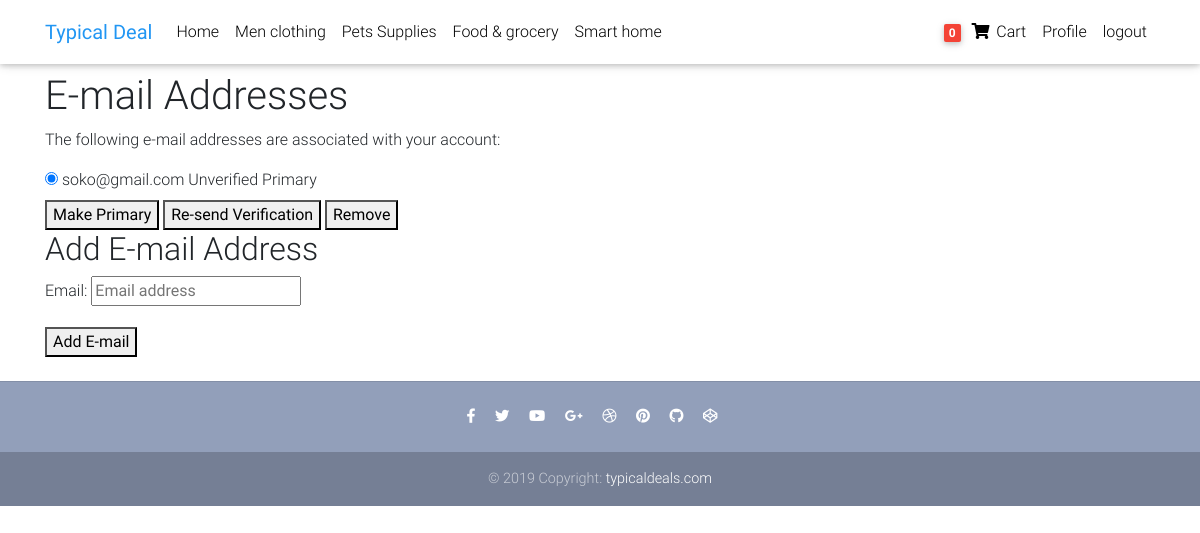
Page /accounts/email/ (signed in) on the committed database.
### products/models.py (models this page shows)
class Category (models.Model):
    name = models.CharField(max_length=200)
    pramry_category = models.BooleanField(default=False)
    def __str__(self):
        return self.name

### products/templatetags/cart_count.py (called while the page is built)
@register.filter
def counter(user):
    order = Order.objects.filter(user=user, ordered=False)
    if order.exists():
        return order[0].order_items.count()
    else:
        return 0

### products/templatetags/main_m.py (called while the page is built)
@register.inclusion_tag('products/navbar.html')
def Ctegories():
    context = {
        'tagscategories': Category.objects.all(),
         }
    return context

### templates/account/email.html (shortened to what this page needs)
{% extends "account/base.html" %}
{% load i18n %}
{% block content %}
    <h1>{% trans "E-mail Addresses" %}</h1>
{% if user.emailaddress_set.all %}
<p>{% trans 'The following e-mail addresses are associated with your account:' %}</p>
<form action="{% url 'account_email' %}" class="email_list" method="post">
<fieldset class="blockLabels">
  {% for emailaddress in user.emailaddress_set.all %}
<div class="ctrlHolder">
      <label for="email_radio_{{forloop.counter}}" class="{% if emailaddress.primary %}primary_email{%endif%}">
      <input id="email_radio_{{forloop.counter}}" type="radio" name="email" {% if emailaddress.primary or user.emailaddress_set.count == 1 %}checked="checked"{%endif %} value="{{emailaddress.email}}"/>
{{ emailaddress.email }}
    {% if emailaddress.verified %}
    <span class="verified">{% trans "Verified" %}</span>
    {% else %}
    <span class="unverified">{% trans "Unverified" %}</span>
    {% endif %}
      {% if emailaddress.primary %}<span class="primary">{% trans "Primary" %}</span>{% endif %}
</label>
</div>
  {% endfor %}
<div class="buttonHolder">
      <button class="secondaryAction" type="submit" name="action_primary" >{% trans 'Make Primary' %}</button>
      <button class="secondaryAction" type="submit" name="action_send" >{% trans 'Re-send Verification' %}</button>
      <button class="primaryAction" type="submit" name="action_remove" >{% trans 'Remove' %}</button>
</div>
</fieldset>
</form>
{% else %}
<p><strong>{% trans 'Warning:'%}</strong> {% trans "You currently do not have any e-mail address set up. You should really add an e-mail address so you can receive notifications, reset your password, etc." %}</p>
{% endif %}
    <h2>{% trans "Add E-mail Address" %}</h2>
    <form method="post" action="{% url 'account_email' %}" class="add_email">
        {{ form.as_p }}
        <button name="action_add" type="submit">{% trans "Add E-mail" %}</button>
    </form>
{% endblock %}

### products/templates/products/base.html (shortened to what this page needs)
{% load static %}
{% load cart_count %}
{% load main_m %}
<!DOCTYPE html>
<html lang="en">
<head>
  <link rel="stylesheet" href="https://use.fontawesome.com/releases/v5.11.2/css/all.css">
  <link href="{% static 'products/css/bootstrap.min.css' %}" rel="stylesheet">
  <link href="{% static 'products/css/mdb.min.css' %}" rel="stylesheet %}" >
  <link href="{% static 'products/css/style.min.css' %}" rel="stylesheet %}">
</head>
<body>
  <nav class="navbar fixed-top navbar-expand-lg navbar-light white scrolling-navbar">
    <div class="container">
      <a class="navbar-brand " href="{% url 'core:home' %}" >
        <strong class="blue-text">Typical Deal</strong>
      </a>
      <div class="collapse navbar-collapse" id="navbarSupportedContent">
        <ul class="navbar-nav mr-auto">
          <li class="nav-item ">
            <a class="nav-link waves-effect" href="{% url 'core:home' %}" >Home
            </a>
          </li>
          {% Ctegories %}
        </ul>
        <ul class="navbar-nav nav-flex-icons">
          {% if request.user.is_authenticated %}
          <li class="nav-item">
            <a class="nav-link waves-effect" href="{% url 'core:cart' %}">
              <span class="badge red z-depth-1 mr-1"> {{ request.user|counter }} </span>
              <i class="fas fa-shopping-cart"></i>
              <span class="clearfix d-none d-sm-inline-block"> Cart </span>
            </a>
          </li>
          <li class="nav-item">
            <a class="nav-link waves-effect" href="{% url 'core:profile' request.user.user_profile.id %}">Profile</a>
          </li>
          <li class="nav-item">
            <a class="nav-link waves-effect" href="/accounts/logout">logout</a>
          </li>
          {% endif %}
        </ul>
      </div>
    </div>
  </nav>
  <main >
    <div class="container mt-5 pt-4">
      {% block content %}
      {% endblock %}
    </div>
  </main>
  <footer class="page-footer text-center font-small mt-4 wow fadeIn">
    <hr class="my-4">
    <div class="pb-4">
      <a href="https://www.facebook.com/mdbootstrap" target="_blank">
        <i class="fab fa-facebook-f mr-3"></i>
      </a>
      <a href="https://twitter.com/MDBootstrap" target="_blank">
        <i class="fab fa-twitter mr-3"></i>
      </a>
      <a href="https://www.youtube.com/watch?v=7MUISDJ5ZZ4" target="_blank">
        <i class="fab fa-youtube mr-3"></i>
      </a>
      <a href="https://plus.google.com/u/0/b/107863090883699620484" target="_blank">
        <i class="fab fa-google-plus-g mr-3"></i>
      </a>
      <a href="https://dribbble.com/mdbootstrap" target="_blank">
        <i class="fab fa-dribbble mr-3"></i>
      </a>
      <a href="https://pinterest.com/mdbootstrap" target="_blank">
        <i class="fab fa-pinterest mr-3"></i>
      </a>
      <a href="https://github.com/mdbootstrap/bootstrap-material-design" target="_blank">
        <i class="fab fa-github mr-3"></i>
      </a>
      <a href="http://codepen.io/mdbootstrap/" target="_blank">
        <i class="fab fa-codepen mr-3"></i>
      </a>
    </div>
    <div class="footer-copyright py-3">
      © 2019 Copyright:
      <a href="https://mdbootstrap.com/education/bootstrap/" target="_blank"> typicaldeals.com </a>
    </div>
  </footer>
</body>
</html>

### products/templates/products/navbar.html
{% load main_m %}
{% for category in tagscategories %}
<li class="nav-item">
    <a class="nav-link waves-effect" href="{% url 'core:productsoncategory' category.name %}" >{{category}}</a>
</li>
{% endfor %}

### products/templates/products/base.html (style rules this page uses)
html, body, header, .carousel { height: 60vh; }

### rows in the picture
Category: name "Men clothing"
Category: name "Pets Supplies"
Category: name "Food & grocery"
Category: name "Smart home"

### other values in the picture
{{ request.user|counter }} "0"
{{ emailaddress.email }} "soko@gmail.com"
